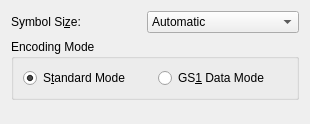
<?xml version="1.0" encoding="UTF-8"?>
<ui version="4.0">
 <class>grpChannel</class>
 <widget class="QWidget" name="grpChannel">
  <property name="geometry">
   <rect>
    <x>0</x>
    <y>0</y>
    <width>310</width>
    <height>124</height>
   </rect>
  </property>
  <property name="maximumSize">
   <size>
    <width>600</width>
    <height>16777215</height>
   </size>
  </property>
  <property name="windowTitle">
   <string>Form</string>
  </property>
  <layout class="QVBoxLayout" name="verticalLayout">
   <item>
    <layout class="QGridLayout" name="gridLayout">
     <item row="0" column="0">
      <widget class="QLabel" name="lblChannel">
       <property name="text">
        <string>Symbol Si&amp;ze:</string>
       </property>
       <property name="alignment">
        <set>Qt::AlignLeading|Qt::AlignLeft|Qt::AlignVCenter</set>
       </property>
       <property name="buddy">
        <cstring>cmbC1Size</cstring>
       </property>
      </widget>
     </item>
     <item row="0" column="1">
      <widget class="QComboBox" name="cmbC1Size">
       <item>
        <property name="text">
         <string>Automatic</string>
        </property>
       </item>
       <item>
        <property name="text">
         <string>16 x 18 (Version A)</string>
        </property>
       </item>
       <item>
        <property name="text">
         <string>22 x 22 (Version B)</string>
        </property>
       </item>
       <item>
        <property name="text">
         <string>28 x 32 (Version C)</string>
        </property>
       </item>
       <item>
        <property name="text">
         <string>40 x 42 (Version D)</string>
        </property>
       </item>
       <item>
        <property name="text">
         <string>52 x 54 (Version E)</string>
        </property>
       </item>
       <item>
        <property name="text">
         <string>70 x 76 (Version F)</string>
        </property>
       </item>
       <item>
        <property name="text">
         <string>104 x 98 (Version G)</string>
        </property>
       </item>
       <item>
        <property name="text">
         <string>148 x 134 (Version H)</string>
        </property>
       </item>
       <item>
        <property name="text">
         <string>8X height (Version S)</string>
        </property>
       </item>
       <item>
        <property name="text">
         <string>16X height (Version T)</string>
        </property>
       </item>
      </widget>
     </item>
    </layout>
   </item>
   <item>
    <widget class="QGroupBox" name="groupBox">
     <property name="title">
      <string>Encoding Mode</string>
     </property>
     <layout class="QGridLayout" name="gridLayoutC1EncodingMode">
      <property name="sizeConstraint">
       <enum>QLayout::SetMinimumSize</enum>
      </property>
      <item row="0" column="0">
       <widget class="QRadioButton" name="radC1Stand">
        <property name="text">
         <string>S&amp;tandard Mode</string>
        </property>
        <property name="checked">
         <bool>true</bool>
        </property>
       </widget>
      </item>
      <item row="0" column="1">
       <widget class="QRadioButton" name="radC1GS1">
        <property name="text">
         <string>GS&amp;1 Data Mode</string>
        </property>
       </widget>
      </item>
     </layout>
    </widget>
   </item>
   <item>
    <spacer name="verticalSpacer">
     <property name="orientation">
      <enum>Qt::Vertical</enum>
     </property>
     <property name="sizeHint" stdset="0">
      <size>
       <width>20</width>
       <height>40</height>
      </size>
     </property>
    </spacer>
   </item>
  </layout>
 </widget>
 <resources/>
 <connections/>
</ui>
